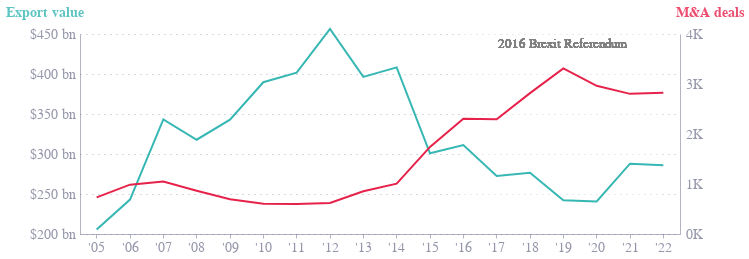

Notebook source saved alongside this figure:
### Code cell
# DO TOOLTIPS

left_axis = alt.Chart(fig_4_input).mark_line(color='#36b7b4').encode(
    x=alt.X('year_short', axis=alt.Axis(labelFontSize=14)),
    y=alt.Y('valueSFSG',
            scale=alt.Scale(domain=[200,450]), 
            axis=alt.Axis(labelExpr='"$" + datum.value + " bn"', 
                         labelFontSize=14, 
                         titleColor='#36b7b4',
                         tickCount=6,
                         title='Export value',
                         titleFontSize=14,
                         titleX=-75,
                         titleY=-15),
            ),
    tooltip=[
        alt.Tooltip('year', title='Year'),
        alt.Tooltip('valueSFSG', title='Export value (billions USD)', format='$,.0f')
    ]
)

right_axis = alt.Chart(fig_4_input).mark_line(color='#e6224b').encode(
    x=alt.X('year_short', axis=alt.Axis(labelFontSize=14)),
    y=alt.Y('tnma',
            scale=alt.Scale(domain=[0,4000]), 
            axis=alt.Axis(labelExpr='datum.value / 1000 + "K"', 
                         labelFontSize=14, 
                         titleColor='#e6224b',
                         tickCount=3,
                         title='M&A deals',
                         titleFontSize=14,
                         titleX=-5,
                         titleY=-15),
            ),
    tooltip=[
        alt.Tooltip('year', title='Year'),
        alt.Tooltip('tnma', title='Number of deals', format=',')
    ]
)

shading = alt.Chart(fig_4_input).mark_rect(
    color='#f6f6f6'
).encode(
    x=alt.datum("'16"),
    x2=alt.datum("'22"),
    fillOpacity=alt.value(0.1)
)

text = alt.Chart(fig_4_input).mark_text(
    align='left',
    dx=35,
    dy=-90,
    color='gray',
    fontSize=13
).encode(
    x=alt.datum("'16"),
    text=alt.value('2016 Brexit Referendum')
)

fig_4_chart_1 = alt.layer(shading, left_axis, right_axis, text).resolve_scale(y='independent').properties(height=200, width=600)

fig_4_chart_1

### Figure 1 — Vega-Lite specification as saved in the notebook (floating-point values rounded to 4 significant figures)
{"config": {"font": "Circular Std", "text": {"color": "#676A86", "align": "left", "baseline": "middle", "dx": 7, "dy": 0, "fontSize": 11}, "view": {"stroke": null, "continuousWidth": 400, "continuousHeight": 300, "discreteWidth": 400, "discreteHeight": 300}, "range": {"category": ["#36B7B4", "#E6224B", "#F4C245", "#0063AF", "#00A767", "#179FDB", "#EB5C2E"], "diverging": ["#E6224B", "#E54753", "#C9C9C9", "#179FDB", "#122B39"], "heatmap": ["#C9C9C9", "#179FDB", "#0063AF", "#122B39"], "ordinal": ["#00A767", "#36B7B4", "#179FDB", "#0063AF", "#243B5A"]}, "bar": {"color": "#179fdb"}, "line": {"color": "#e6224b"}, "rule": {"color": "#676A86"}, "area": {"opacity": 0.3}, "point": {"filled": true, "size": 80, "color": "#e6224b", "opacity": 0.95}, "geoshape": {"stroke": "white", "strokeWidth": 0.3}, "rect": {"fill": "#d6d4d4", "opacity": 0.3}, "axis": {"labelColor": "#676A86", "labelFontSize": 11, "labelFont": "Circular Std", "labelOpacity": 0.7, "tickColor": "#676A86", "tickOpacity": 0.5, "domainColor": "#676A86", "domainOpacity": 0.5, "gridColor": "#676A86", "gridDash": [2, 2], "gridOpacity": 0.5, "title": null, "titleColor": "#676A86", "titleOpacity": 0.8, "tickSize": 4}, "axisXDiscrete": {"grid": false, "labelAngle": 0, "tickCount": 10, "tickOpacity": 0.5, "title": null}, "axisYDiscrete": {"ticks": false, "labelPadding": 5}, "axisXTemporal": {"grid": false, "ticks": true}, "axisXQuantitative": {"grid": true}, "axisYQuantitative": {"gridColor": "#676A86", "gridDash": [1, 5], "gridOpacity": 0.5, "ticks": false, "labelPadding": 5, "tickCount": 8, "titleAngle": 0, "titleAlign": "left", "titleBaseline": "bottom", "titleX": 0, "titleY": -5}, "title": {"color": "#676A86E6", "subtitleColor": "#676A86", "font": "Circular Std", "subtitleFont": "Circular Std", "anchor": "start", "fontSize": 14, "subtitleFontSize": 12, "subtitlePadding": 4, "offset": 0, "frame": "group"}, "legend": {"titleColor": "#122b39", "title": null, "labelColor": "#122b39", "labelFontSize": 11}}, "layer": [{"mark": {"type": "rect", "color": "#f6f6f6"}, "encoding": {"fillOpacity": {"value": 0.1}, "x": {"datum": "'16"}, "x2": {"datum": "'22"}}}, {"mark": {"type": "line", "color": "#36b7b4"}, "encoding": {"tooltip": [{"field": "year", "title": "Year", "type": "nominal"}, {"field": "valueSFSG", "format": "$,.0f", "title": "Export value (billions USD)", "type": "quantitative"}], "x": {"axis": {"labelFontSize": 14}, "field": "year_short", "type": "nominal"}, "y": {"axis": {"labelExpr": "\"$\" + datum.value + \" bn\"", "labelFontSize": 14, "tickCount": 6, "title": "Export value", "titleColor": "#36b7b4", "titleFontSize": 14, "titleX": -75, "titleY": -15}, "field": "valueSFSG", "scale": {"domain": [200, 450]}, "type": "quantitative"}}}, {"mark": {"type": "line", "color": "#e6224b"}, "encoding": {"tooltip": [{"field": "year", "title": "Year", "type": "nominal"}, {"field": "tnma", "format": ",", "title": "Number of deals", "type": "quantitative"}], "x": {"axis": {"labelFontSize": 14}, "field": "year_short", "type": "nominal"}, "y": {"axis": {"labelExpr": "datum.value / 1000 + \"K\"", "labelFontSize": 14, "tickCount": 3, "title": "M&A deals", "titleColor": "#e6224b", "titleFontSize": 14, "titleX": -5, "titleY": -15}, "field": "tnma", "scale": {"domain": [0, 4000]}, "type": "quantitative"}}}, {"mark": {"type": "text", "align": "left", "color": "gray", "dx": 35, "dy": -90, "fontSize": 13}, "encoding": {"text": {"value": "2016 Brexit Referendum"}, "x": {"datum": "'16"}}}], "data": {"name": "data-6eacd7716833945f26429484d0bdb0c2"}, "height": 200, "resolve": {"scale": {"y": "independent"}}, "width": 600, "$schema": "https://vega.github.io/schema/vega-lite/v5.20.1.json", "datasets": {"data-6eacd7716833945f26429484d0bdb0c2": [{"originid": "GB", "destination": "World", "year": "2005", "valueSFSG": 205.6, "tnma": 733.0, "tngf": 99.0, "year_short": "'05"}, {"originid": "GB", "destination": "World", "year": "2006", "valueSFSG": 243.1, "tnma": 987.0, "tngf": 178.0, "year_short": "'06"}, {"originid": "GB", "destination": "World", "year": "2007", "valueSFSG": 343.3, "tnma": 1049.0, "tngf": 158.0, "year_short": "'07"}, {"originid": "GB", "destination": "World", "year": "2008", "valueSFSG": 317.8, "tnma": 865.0, "tngf": 191.0, "year_short": "'08"}, {"originid": "GB", "destination": "World", "year": "2009", "valueSFSG": 342.8, "tnma": 695.0, "tngf": 163.0, "year_short": "'09"}, {"originid": "GB", "destination": "World", "year": "2010", "valueSFSG": 389.7, "tnma": 603.0, "tngf": 164.0, "year_short": "'10"}, {"originid": "GB", "destination": "World", "year": "2011", "valueSFSG": 401.8, "tnma": 598.0, "tngf": 141.0, "year_short": "'11"}, {"originid": "GB", "destination": "World", "year": "2012", "valueSFSG": 456.4, "tnma": 619.0, "tngf": 180.0, "year_short": "'12"}, {"originid": "GB", "destination": "World", "year": "2013", "valueSFSG": 396.3, "tnma": 854.0, "tngf": 127.0, "year_short": "'13"}, {"originid": "GB", "destination": "World", "year": "2014", "valueSFSG": 408.3, "tnma": 1008.0, "tngf": 137.0, "year_short": "'14"}, {"originid": "GB", "destination": "World", "year": "2015", "valueSFSG": 300.9, "tnma": 1741.0, "tngf": 114.0, "year_short": "'15"}, {"originid": "GB", "destination": "World", "year": "2016", "valueSFSG": 311.2, "tnma": 2304.0, "tngf": 80.0, "year_short": "'16"}, {"originid": "GB", "destination": "World", "year": "2017", "valueSFSG": 272.5, "tnma": 2296.0, "tngf": 144.0, "year_short": "'17"}, {"originid": "GB", "destination": "World", "year": "2018", "valueSFSG": 276.6, "tnma": 2817.0, "tngf": 122.0, "year_short": "'18"}, {"originid": "GB", "destination": "World", "year": "2019", "valueSFSG": 242.0, "tnma": 3313.0, "tngf": 180.0, "year_short": "'19"}, {"originid": "GB", "destination": "World", "year": "2020", "valueSFSG": 240.8, "tnma": 2964.0, "tngf": 95.0, "year_short": "'20"}, {"originid": "GB", "destination": "World", "year": "2021", "valueSFSG": 287.9, "tnma": 2803.0, "tngf": 126.0, "year_short": "'21"}, {"originid": "GB", "destination": "World", "year": "2022", "valueSFSG": 286.0, "tnma": 2825.0, "tngf": 178.0, "year_short": "'22"}]}}
